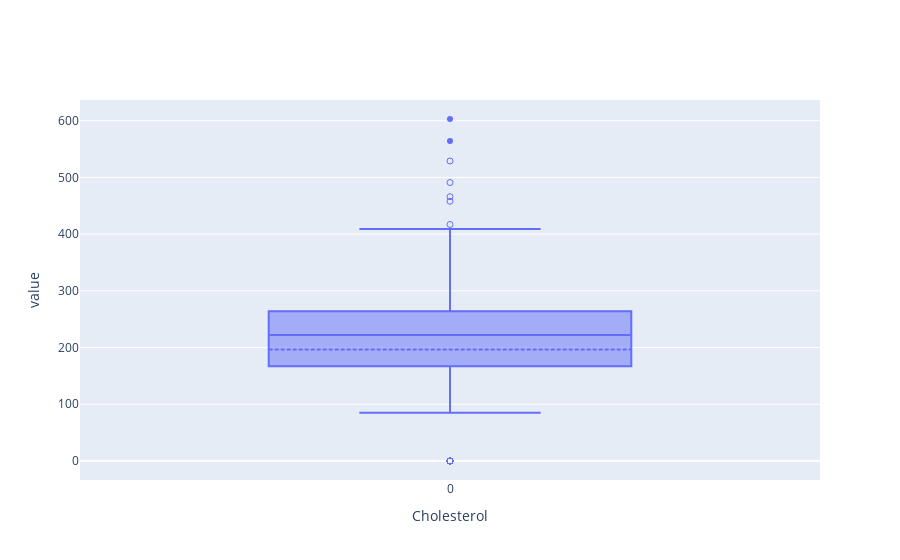

Notebook source saved alongside this figure:
### Code cell
psdf_train['Cholesterol'].plot.box()

### Figure 1 — Plotly figure (JSON) as saved in the notebook; plotly's stock layout.template omitted (floating-point values rounded to 4 significant figures; data arrays with more than 128 entries replaced by an {"elided": "..."} marker saying what was removed)
{"data": [{"boxpoints": "suspectedoutliers", "lowerfence": [85], "mean": [196.7], "median": [222], "name": "Cholesterol", "notched": false, "q1": [167], "q3": [264], "type": "box", "upperfence": [409], "y": {"elided": "1x142 int values"}}], "layout": {"autosize": true, "xaxis": {"autorange": true, "range": [-0.5, 0.5], "title": {"text": "Cholesterol"}}, "yaxis": {"autorange": true, "range": [-33.5, 636.5], "title": {"text": "value"}, "type": "linear"}}}
